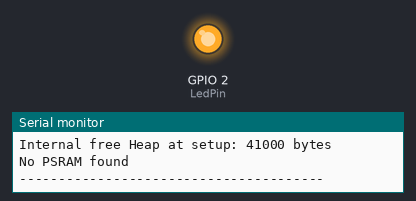
Simulated run of this program. Board: ESP32-S3. On the bench: output pins drawn as LEDs (lit = HIGH), the last lines printed to the serial monitor.

Above: at 6.5 s.
At 68.5 s:
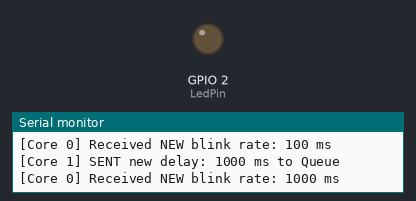
Timing chart, 0 to 70.9 s (numbered marks = the images above):
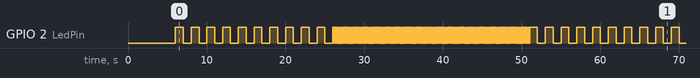

The program:

main.cpp
```cpp
// In a professional MCU application, you rarely want tasks
// to be completely isolated. You need a way to pass data safely
// between cores without causing memory corruption (race conditions).
// In FreeRTOS, the standard tool for this is the Queue.
//
// The Objective
// We will modify your code so that:
//    1. Core 1 (Logic Task) "senses" something (we'll simulate a variable value).
//    2. Core 1 sends that value into a Queue.
//    3. Core 0 (Heartbeat Task) waits for data in that Queue.
//    4. Core 0 changes the LED blink rate based on the data received from Core 1.

#include <Arduino.h>
#include <ESP.h>        // Include the ESP class header
#include "unused_gpio.h"

// --- Modern C++: Namespaces & Constexpr ---
// We use a namespace to group related constants. This prevents "LED_PIN" from
// accidentally conflicting with other libraries.
namespace Config {
    // 'constexpr' tells the compiler this value is known at compile-time.
    // It is more efficient than 'const' and safer than '#define'.
    constexpr int LedPin    = 2;
}

// Handle for our Queue
// This will hold integers representing the delay in milliseconds
QueueHandle_t blinkDelayQueue;  // define varianble to hold the handle
                                // pointer to a queue structure acting as a handle
                                // to safely send, receive or manage data in thar specific queue

TaskHandle_t TaskHeartbeat;     // It is defined as a void* (a pointer to void)
                                // It holds the memory address of the Task Control Block (TCB),
                                // which stores all the information about a task (priority, stack, state, etc.)
TaskHandle_t TaskLogic;

void heartbeatTask(void *pvParameters); // standard function signature for task in RTOS
                                        // (void *pvParameters) input argument
                                        // "void *"" pointer to void type, whic means the task can receive a
                                        // pointer to any data type (integer, structure, etc.)
void logicTask(void *pvParameters);

void setup() {
    delay(1000);
    Serial.begin(115200);
    delay(5000);

    Serial.println("\n--- Connected via CH343 UART (COM?) ---");
    Serial.println(  "--- ESP32-S3 Dual Core Booting --------");
    Serial.println("\n--- ESP Hardware Info------------------");

    // Display ESP Information
    Serial.printf("Chip ID: %u\n", ESP.getChipModel()); // Get the 24-bit chip ID
    Serial.printf("CPU Frequency: %u MHz\n", ESP.getCpuFreqMHz()); // Get CPU frequency
    Serial.printf("SDK Version: %s\n", ESP.getSdkVersion()); // Get SDK version

    // Get and print flash memory information
    Serial.printf("Flash Chip Size: %u bytes\n", ESP.getFlashChipSize()); // Get total flash size

    // Get and print SRAM memory information
    Serial.printf("Internal free Heap at setup: %d bytes\n", ESP.getFreeHeap());
    if(psramFound()){
        Serial.printf("Total PSRAM Size: %d bytes", ESP.getPsramSize());
    } else {
         Serial.print("No PSRAM found");
    }
    Serial.println("\n---------------------------------------");
    Serial.println("\n");

    // Configure Hardware using our Namespace
    pinMode(Config::LedPin, OUTPUT);

    // 1. Create a Queue: (Queue Length, Size of each item)
    // We want to hold 5 integers max.
    blinkDelayQueue = xQueueCreate(5, sizeof(int));
    if (blinkDelayQueue == NULL) {
        Serial.println("Error creating the queue");
        while(1);
    }

    // Create Heartbeat Task on Core 0 (System Core)
    // xTaskCreatePinnedToCore(heartbeatTask, "Heartbeat", 4096, NULL, 1, &TaskHeartbeat, 0);
    xTaskCreatePinnedToCore(
        heartbeatTask,   // Task function
        "Heartbeat",     // Name
        4096,            // Stack size
        NULL,            // Parameters
        1,               // Priority
        &TaskHeartbeat,  // Task handle
        0                // Core ID
    );

    // Create Logic Task on Core 1 (App Core)
    //xTaskCreatePinnedToCore(logicTask, "Logic", 4096, NULL, 2, &TaskLogic, 1);
    xTaskCreatePinnedToCore(
        logicTask,        // Task function
        "Logic",          // Name
        4096,             // Stack size
        NULL,             // Parameters
        2,                // Higher priority
        &TaskLogic,       // Task handle
        1                 // Core ID
    );

}

void loop() {
  // In FreeRTOS, we leave loop() empty or use it for low-priority cleanup.
    vTaskDelete(NULL);
}

// --- Task Implementations ---
void heartbeatTask(void *pvParameters) {
    int currentDelay = 1000; // Default 1 second

    for(;;) {
        // 2. Check the Queue for new data (Non-blocking or timed wait)
        // We check if Core 1 sent a new delay value.
        // xQueueReceive(Queue, buffer, time_to_wait)
        if (xQueueReceive(blinkDelayQueue, &currentDelay, 0) == pdPASS) {
          // xQueueReceive() - function is used to read (and remove) an item from a queue
          // blinkDelayQueue - the handle of the queue to read from
          // &currentDelay - a pointer to the memory where the received item
          // will be copied (the destination variable)
          // 0 (xTicksToWait) - max time to wait for a message if the queue is empty
            Serial.printf("[Core 0] Received NEW blink rate: %d ms\n", currentDelay);
        }

        // Toggle the LED state
        digitalWrite(Config::LedPin, !digitalRead(Config::LedPin));
        vTaskDelay(pdMS_TO_TICKS(currentDelay));
    }
}

void logicTask(void *pvParameters) {
    int dummySensorValue = 0;
    int newDelay = 1000;

    for(;;) {
        // Simulate "Logic" deciding to change the blink rate
        // Every 5 iterations, we'll cycle the speed
        dummySensorValue++;

        if (dummySensorValue % 5 == 0) {
            newDelay = (newDelay == 1000) ? 100 : 1000; // Toggle between 1s and 100ms

            // 3. Send data to the Queue
            // xQueueSend(Queue, data_address, time_to_wait)
            xQueueSend(blinkDelayQueue, &newDelay, portMAX_DELAY);
            Serial.printf("[Core 1] SENT new delay: %d ms to Queue\n", newDelay);
        }

        vTaskDelay(pdMS_TO_TICKS(5000));
    }
}
```

unused_gpio.h
```cpp
// unused_gpio.h
#pragma once
#include <Arduino.h>
#include <array>

// ESP32-S3 WROOM-1 valid GPIO range: 0-48.
// GPIO_PIN_COUNT = 49. Any pin >= 49 will trigger HAL errors.

// C++17: constexpr std::array with aggregate initialization
// Excludes: Used pins (2,4,5,6,10-14,21,47,48), Strapping (0,3,45,46),
// USB (19,20), Internal Flash (26-32), PSRAM (33-37), UART0 (43,44)
constexpr std::array<int, 8> kUnusedGpios = {
    1, 15, 16, 17, 18, 38, 39, 40
};

// Compile-time safety check: ensures no pin exceeds hardware limit
static_assert(kUnusedGpios.back() < 49, "Error: Pin number exceeds ESP32-S3 WROOM limit (max 48)");

// C++17: inline + noexcept for zero-overhead runtime init
inline void ConfigureUnusedGpios() noexcept {
    for (const auto& pin : kUnusedGpios) {
        pinMode(pin, OUTPUT);
        digitalWrite(pin, LOW);
    }
}
```

Measured:
- by itself, GPIO 2 (LedPin): moves between LOW and HIGH, repeating every 49.9 s
- by itself, everything shown: repeats every 49.9 s, in 274 steps
